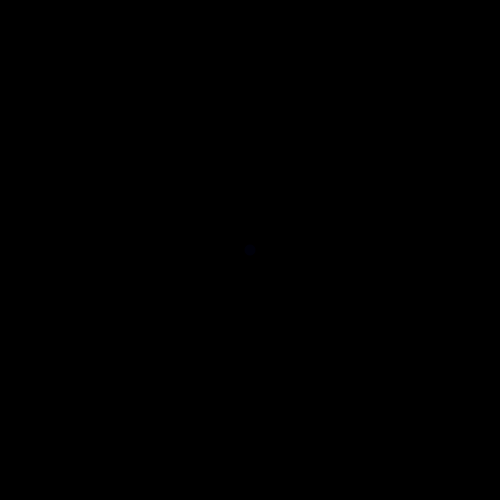
Frame 1 (no input)
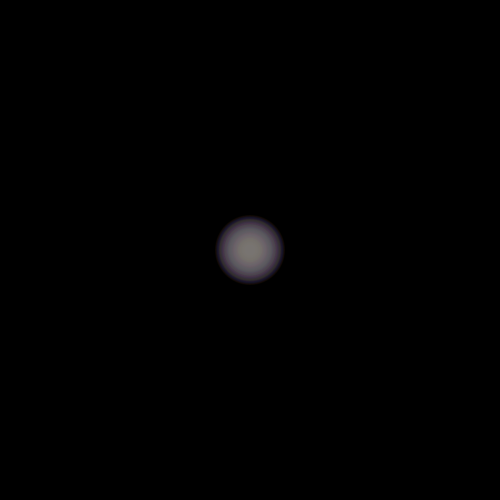
Frame 60 (the mouse pressed at the canvas centre just before this capture)
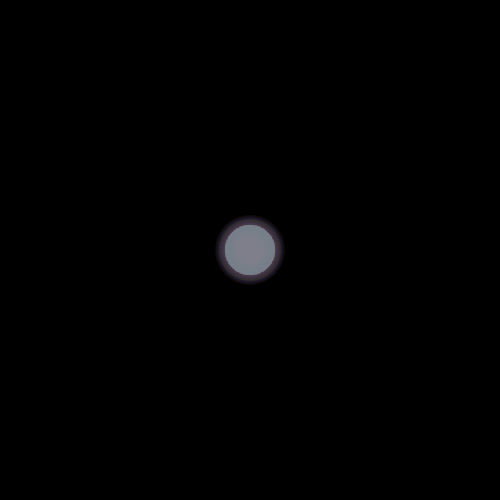
Frame 120 (the mouse held since frame 60 and released just before this capture)

The Processing sketch that drew these frames (run headless with seeded random() and noise(); from frame 60 on, the mouse is pressed at the canvas centre):

// Processing sketch: processing_178759
// ── processing_178759.pde

int counter;

void setup() {  //setup function called initially, only once
  size(500, 500);
  background(0);  //set background white
  colorMode(HSB);   //set colors to Hue, Saturation, Brightness mode
  counter = 10;
}

void draw() {  //draw function loops 
  counter++;
  noStroke();
  fill(random(255),255,255,10);
  
  if(mousePressed == true) { //add some interaction
    ellipse(mouseX, mouseY, 50, 50);
  }
  else {
    ellipse(width/2, height/2, 1*(counter), 1*(counter));
  }
}
